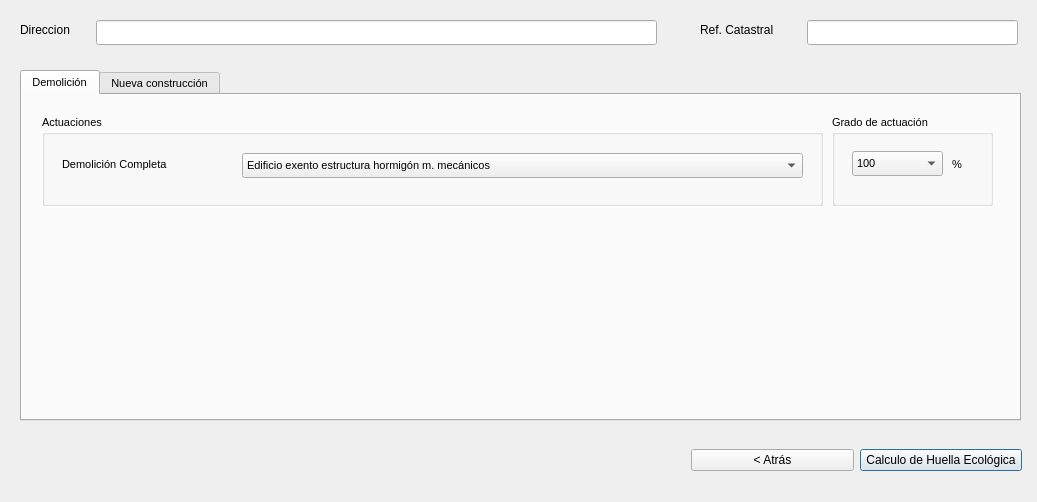
<?xml version="1.0" encoding="UTF-8"?>
<ui version="4.0">
 <class>DemolicionConstruccion</class>
 <widget class="QDialog" name="DemolicionConstruccion">
  <property name="geometry">
   <rect>
    <x>0</x>
    <y>0</y>
    <width>1037</width>
    <height>502</height>
   </rect>
  </property>
  <property name="windowTitle">
   <string>Herevea</string>
  </property>
  <property name="windowIcon">
   <iconset>
    <normaloff>Herevea.png</normaloff>Herevea.png</iconset>
  </property>
  <widget class="QLabel" name="label_31">
   <property name="geometry">
    <rect>
     <x>20</x>
     <y>20</y>
     <width>81</width>
     <height>20</height>
    </rect>
   </property>
   <property name="text">
    <string>Direccion</string>
   </property>
  </widget>
  <widget class="QLineEdit" name="tbxDireccion">
   <property name="geometry">
    <rect>
     <x>96</x>
     <y>20</y>
     <width>561</width>
     <height>25</height>
    </rect>
   </property>
   <property name="readOnly">
    <bool>true</bool>
   </property>
  </widget>
  <widget class="QLineEdit" name="tbxRefCatastral">
   <property name="geometry">
    <rect>
     <x>807</x>
     <y>20</y>
     <width>211</width>
     <height>25</height>
    </rect>
   </property>
   <property name="readOnly">
    <bool>true</bool>
   </property>
  </widget>
  <widget class="QLabel" name="label_32">
   <property name="geometry">
    <rect>
     <x>700</x>
     <y>20</y>
     <width>101</width>
     <height>20</height>
    </rect>
   </property>
   <property name="text">
    <string>Ref. Catastral</string>
   </property>
  </widget>
  <widget class="QWidget" name="horizontalLayoutWidget">
   <property name="geometry">
    <rect>
     <x>691</x>
     <y>440</y>
     <width>331</width>
     <height>41</height>
    </rect>
   </property>
   <layout class="QHBoxLayout" name="horizontalLayout">
    <item>
     <widget class="QPushButton" name="pushButton">
      <property name="sizePolicy">
       <sizepolicy hsizetype="Minimum" vsizetype="Fixed">
        <horstretch>0</horstretch>
        <verstretch>0</verstretch>
       </sizepolicy>
      </property>
      <property name="text">
       <string>&lt; Atrás</string>
      </property>
     </widget>
    </item>
    <item>
     <widget class="QPushButton" name="btnAccept">
      <property name="sizePolicy">
       <sizepolicy hsizetype="Minimum" vsizetype="Fixed">
        <horstretch>0</horstretch>
        <verstretch>0</verstretch>
       </sizepolicy>
      </property>
      <property name="text">
       <string>Calculo de Huella Ecológica</string>
      </property>
      <property name="default">
       <bool>true</bool>
      </property>
     </widget>
    </item>
   </layout>
  </widget>
  <widget class="QTabWidget" name="tabWidget">
   <property name="geometry">
    <rect>
     <x>20</x>
     <y>70</y>
     <width>1001</width>
     <height>351</height>
    </rect>
   </property>
   <property name="font">
    <font>
     <pointsize>8</pointsize>
    </font>
   </property>
   <property name="currentIndex">
    <number>0</number>
   </property>
   <widget class="QWidget" name="tab">
    <attribute name="title">
     <string>Demolición</string>
    </attribute>
    <widget class="QGroupBox" name="groupBox_3">
     <property name="geometry">
      <rect>
       <x>20</x>
       <y>20</y>
       <width>781</width>
       <height>91</height>
      </rect>
     </property>
     <property name="title">
      <string>Actuaciones</string>
     </property>
     <widget class="QComboBox" name="cmbPilotes">
      <property name="geometry">
       <rect>
        <x>200</x>
        <y>38</y>
        <width>561</width>
        <height>25</height>
       </rect>
      </property>
      <item>
       <property name="text">
        <string>Edificio exento estructura hormigón m. mecánicos</string>
       </property>
      </item>
     </widget>
     <widget class="QLabel" name="label_5">
      <property name="geometry">
       <rect>
        <x>20</x>
        <y>40</y>
        <width>281</width>
        <height>19</height>
       </rect>
      </property>
      <property name="text">
       <string>Demolición Completa</string>
      </property>
     </widget>
    </widget>
    <widget class="QGroupBox" name="groupBox_7">
     <property name="geometry">
      <rect>
       <x>810</x>
       <y>20</y>
       <width>161</width>
       <height>91</height>
      </rect>
     </property>
     <property name="title">
      <string>Grado de actuación</string>
     </property>
     <widget class="QLabel" name="label_56">
      <property name="geometry">
       <rect>
        <x>120</x>
        <y>40</y>
        <width>31</width>
        <height>19</height>
       </rect>
      </property>
      <property name="text">
       <string>%</string>
      </property>
     </widget>
     <widget class="QComboBox" name="cmbPilotesAct">
      <property name="geometry">
       <rect>
        <x>20</x>
        <y>36</y>
        <width>91</width>
        <height>25</height>
       </rect>
      </property>
      <item>
       <property name="text">
        <string>100</string>
       </property>
      </item>
     </widget>
    </widget>
   </widget>
   <widget class="QWidget" name="tab_2">
    <attribute name="title">
     <string>Nueva construcción</string>
    </attribute>
    <widget class="QDoubleSpinBox" name="spbAlturaMedia">
     <property name="enabled">
      <bool>false</bool>
     </property>
     <property name="geometry">
      <rect>
       <x>250</x>
       <y>178</y>
       <width>101</width>
       <height>25</height>
      </rect>
     </property>
     <property name="font">
      <font>
       <pointsize>8</pointsize>
      </font>
     </property>
    </widget>
    <widget class="QComboBox" name="cbCimentacion">
     <property name="enabled">
      <bool>false</bool>
     </property>
     <property name="geometry">
      <rect>
       <x>250</x>
       <y>33</y>
       <width>231</width>
       <height>25</height>
      </rect>
     </property>
     <property name="font">
      <font>
       <pointsize>8</pointsize>
      </font>
     </property>
     <item>
      <property name="text">
       <string>Losa armada</string>
      </property>
     </item>
     <item>
      <property name="text">
       <string>Zapatas aisladas</string>
      </property>
     </item>
     <item>
      <property name="text">
       <string>Pilotes</string>
      </property>
     </item>
    </widget>
    <widget class="QComboBox" name="cbEstructura">
     <property name="enabled">
      <bool>false</bool>
     </property>
     <property name="geometry">
      <rect>
       <x>250</x>
       <y>80</y>
       <width>231</width>
       <height>25</height>
      </rect>
     </property>
     <property name="font">
      <font>
       <pointsize>8</pointsize>
      </font>
     </property>
     <item>
      <property name="text">
       <string>Hormigón armado</string>
      </property>
     </item>
     <item>
      <property name="text">
       <string>Muros de carga</string>
      </property>
     </item>
    </widget>
    <widget class="QLabel" name="label_7">
     <property name="geometry">
      <rect>
       <x>50</x>
       <y>180</y>
       <width>181</width>
       <height>19</height>
      </rect>
     </property>
     <property name="font">
      <font>
       <pointsize>8</pointsize>
      </font>
     </property>
     <property name="text">
      <string>Altura media por planta</string>
     </property>
    </widget>
    <widget class="QComboBox" name="cbCubierta">
     <property name="enabled">
      <bool>false</bool>
     </property>
     <property name="geometry">
      <rect>
       <x>251</x>
       <y>127</y>
       <width>231</width>
       <height>25</height>
      </rect>
     </property>
     <property name="font">
      <font>
       <pointsize>8</pointsize>
      </font>
     </property>
     <item>
      <property name="text">
       <string>Horizontal</string>
      </property>
     </item>
     <item>
      <property name="text">
       <string>Inclinada</string>
      </property>
     </item>
    </widget>
    <widget class="QDoubleSpinBox" name="spbAlturaTotal">
     <property name="enabled">
      <bool>false</bool>
     </property>
     <property name="geometry">
      <rect>
       <x>250</x>
       <y>227</y>
       <width>101</width>
       <height>25</height>
      </rect>
     </property>
     <property name="font">
      <font>
       <pointsize>8</pointsize>
      </font>
     </property>
     <property name="maximum">
      <double>9999.989999999999782</double>
     </property>
    </widget>
    <widget class="QLabel" name="label_4">
     <property name="geometry">
      <rect>
       <x>50</x>
       <y>33</y>
       <width>141</width>
       <height>19</height>
      </rect>
     </property>
     <property name="font">
      <font>
       <pointsize>8</pointsize>
      </font>
     </property>
     <property name="text">
      <string>Cimentación</string>
     </property>
    </widget>
    <widget class="QLabel" name="label_6">
     <property name="geometry">
      <rect>
       <x>50</x>
       <y>81</y>
       <width>141</width>
       <height>19</height>
      </rect>
     </property>
     <property name="font">
      <font>
       <pointsize>8</pointsize>
      </font>
     </property>
     <property name="text">
      <string>Estructura</string>
     </property>
    </widget>
    <widget class="QLabel" name="label_8">
     <property name="geometry">
      <rect>
       <x>50</x>
       <y>129</y>
       <width>141</width>
       <height>19</height>
      </rect>
     </property>
     <property name="font">
      <font>
       <pointsize>8</pointsize>
      </font>
     </property>
     <property name="text">
      <string>Cubierta</string>
     </property>
    </widget>
    <widget class="QLabel" name="label_9">
     <property name="geometry">
      <rect>
       <x>50</x>
       <y>230</y>
       <width>141</width>
       <height>19</height>
      </rect>
     </property>
     <property name="font">
      <font>
       <pointsize>8</pointsize>
      </font>
     </property>
     <property name="text">
      <string>Altura del edificio</string>
     </property>
    </widget>
    <widget class="QSpinBox" name="tbxPlantasBajoRasante">
     <property name="enabled">
      <bool>false</bool>
     </property>
     <property name="geometry">
      <rect>
       <x>719</x>
       <y>81</y>
       <width>51</width>
       <height>25</height>
      </rect>
     </property>
     <property name="font">
      <font>
       <pointsize>8</pointsize>
      </font>
     </property>
     <property name="maximum">
      <number>10</number>
     </property>
    </widget>
    <widget class="QLabel" name="label_10">
     <property name="geometry">
      <rect>
       <x>521</x>
       <y>134</y>
       <width>181</width>
       <height>19</height>
      </rect>
     </property>
     <property name="font">
      <font>
       <pointsize>8</pointsize>
      </font>
     </property>
     <property name="text">
      <string>Nº plantas sobre rasante</string>
     </property>
    </widget>
    <widget class="QLabel" name="label_2">
     <property name="geometry">
      <rect>
       <x>519</x>
       <y>34</y>
       <width>181</width>
       <height>19</height>
      </rect>
     </property>
     <property name="font">
      <font>
       <pointsize>8</pointsize>
      </font>
     </property>
     <property name="text">
      <string>Superficie construida</string>
     </property>
    </widget>
    <widget class="QDoubleSpinBox" name="tbxSuperficie">
     <property name="enabled">
      <bool>false</bool>
     </property>
     <property name="geometry">
      <rect>
       <x>719</x>
       <y>32</y>
       <width>171</width>
       <height>25</height>
      </rect>
     </property>
     <property name="font">
      <font>
       <pointsize>8</pointsize>
      </font>
     </property>
    </widget>
    <widget class="QLabel" name="label">
     <property name="geometry">
      <rect>
       <x>520</x>
       <y>81</y>
       <width>181</width>
       <height>19</height>
      </rect>
     </property>
     <property name="font">
      <font>
       <pointsize>8</pointsize>
      </font>
     </property>
     <property name="text">
      <string>Nº plantas bajo rasante</string>
     </property>
    </widget>
    <widget class="QSpinBox" name="tbxPlantasSobreRasante">
     <property name="enabled">
      <bool>false</bool>
     </property>
     <property name="geometry">
      <rect>
       <x>720</x>
       <y>134</y>
       <width>51</width>
       <height>25</height>
      </rect>
     </property>
     <property name="font">
      <font>
       <pointsize>8</pointsize>
      </font>
     </property>
     <property name="maximum">
      <number>100</number>
     </property>
    </widget>
    <widget class="QLabel" name="label_3">
     <property name="geometry">
      <rect>
       <x>10</x>
       <y>294</y>
       <width>981</width>
       <height>20</height>
      </rect>
     </property>
     <property name="text">
      <string>El nuevo edificio será ejecutado según las mismas características constructivas del proyecto original y con materiales de calidad media</string>
     </property>
    </widget>
   </widget>
  </widget>
 </widget>
 <resources/>
 <connections/>
</ui>
